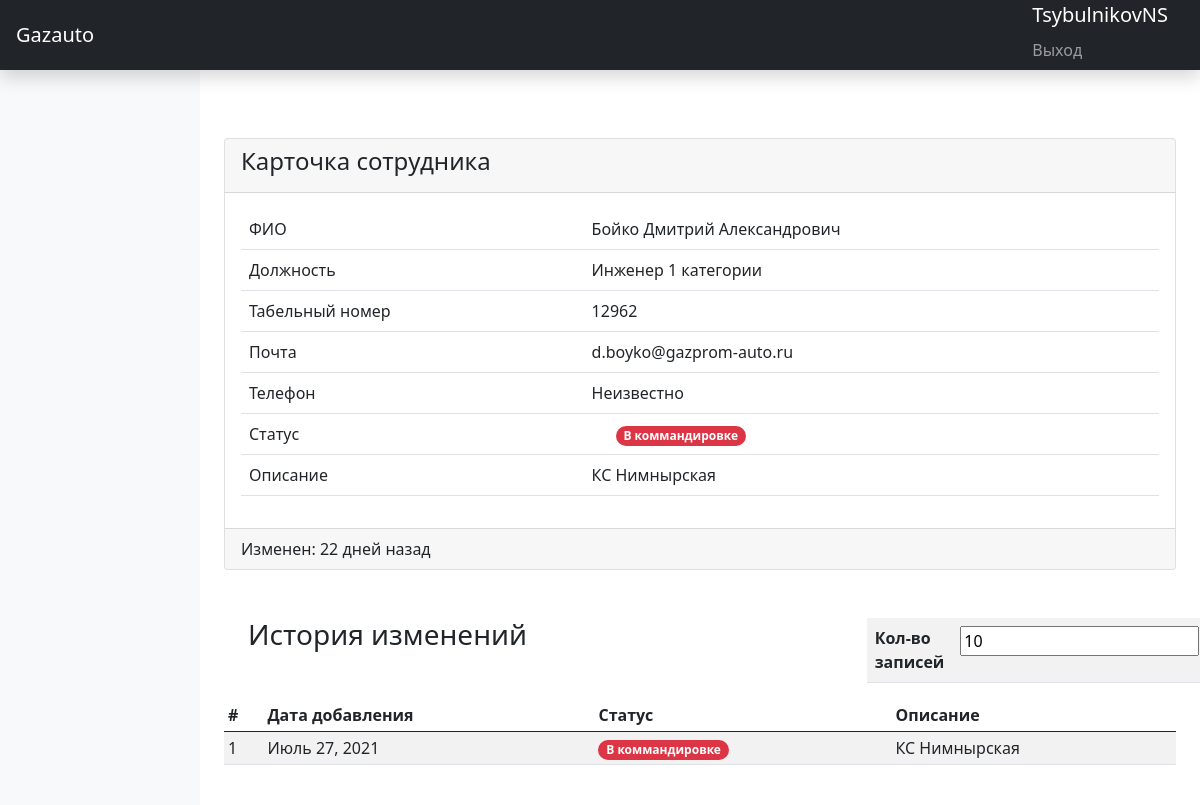
Before: /user/boykoda12962/ (signed in) with the older database file.
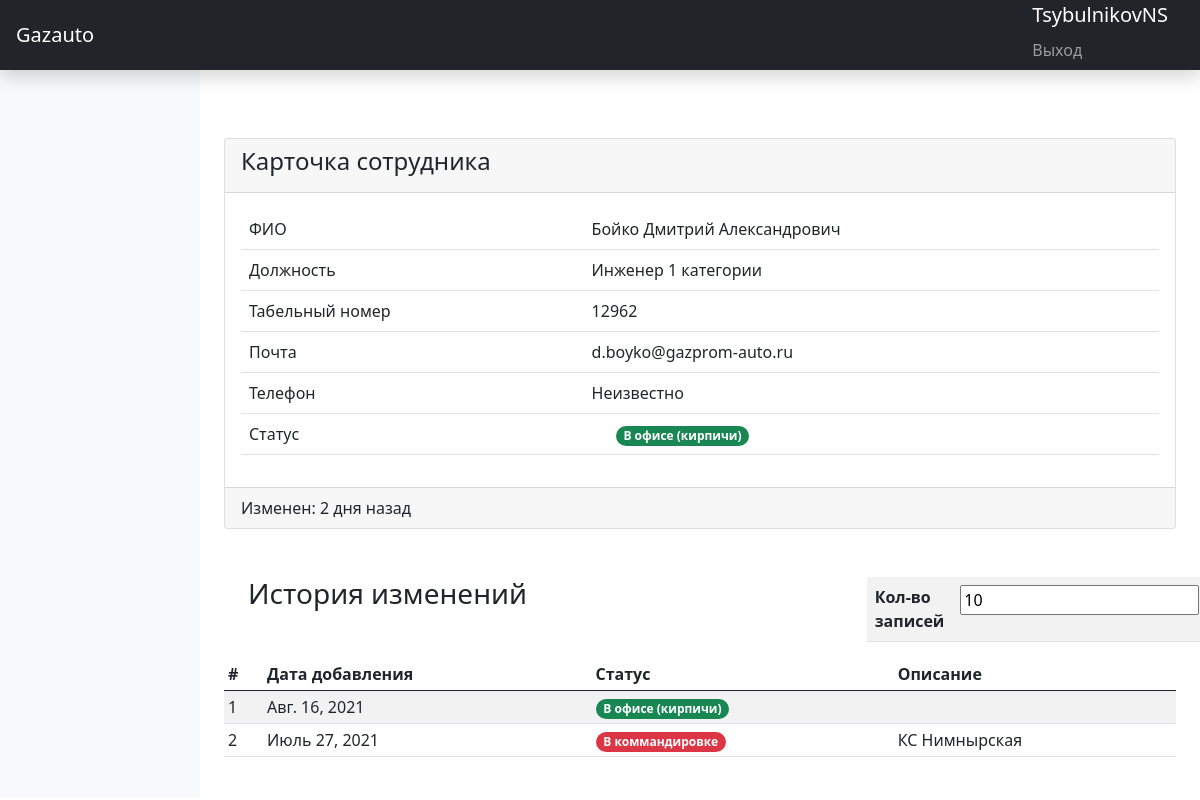
After: the same page with the newer database file.
### statistic_app/models.py (models this page shows, shortened)
class Profile(models.Model):
    user = models.OneToOneField(User, on_delete=models.SET_NULL, null=True, verbose_name="Пользователь")
    father_name = models.CharField("Отчество", max_length=200, blank=True, null=True)
    tabel_num = models.IntegerField(verbose_name="Табельный номер", default=0)
    position = models.CharField("Должность", max_length=200)
    user_location = models.ForeignKey(UserLocation, verbose_name="Местоположение пользователя",
                                      on_delete=models.SET_NULL, null=True)
    url = models.SlugField(max_length=255, unique=True, db_index=True, verbose_name="URL", default=None, null=True,
                           blank=True)
    phone_number = models.CharField(max_length=12, blank=True, null=True)
    description = models.TextField("Описание события", null=True, blank=True)
    class Meta:
        ordering = ['-user.username']
    class Meta:
        verbose_name = "Сотрудник"
        verbose_name_plural = "Сотрудники"

class UserLocation(models.Model):
    BOOTSTRAP4_STYLE = [
        ('badge rounded-pill bg-primary', 'синий'),
        ('badge rounded-pill bg-secondary', 'серый'),
        ('badge rounded-pill bg-success', 'зеленый'),
        ('badge rounded-pill bg-info text-dark', 'голубой'),
        ('badge rounded-pill bg-warning text-dark', 'желтый'),
        ('badge rounded-pill bg-danger', 'красный'),
        ('badge rounded-pill bg-light text-dark', 'светлый'),
        ('badge rounded-pill bg-dark', 'темный')
    ]
    location = models.CharField("Местоположение пользователя", max_length=200, unique=True)
    loc_description = models.TextField("Описание местоположение", blank=True, null=True)
    loc_class = models.CharField("Класс bootstrap", max_length=200, choices=BOOTSTRAP4_STYLE,
                                 default='badge badge-pill bg-dark')
    class Meta:
        verbose_name = "Местоположение"
        verbose_name_plural = "Местоположения"

class UserStatistic(models.Model):
    user_name = models.ForeignKey(Profile, verbose_name="Пользователь", on_delete=models.SET_NULL, null=True)
    user_location = models.ForeignKey(UserLocation, verbose_name="Местоположение пользователя",
                                      on_delete=models.SET_NULL, null=True)
    description = models.TextField("Описание события", null=True, blank=True)
    pub_date = models.DateField('Время публикации', auto_now_add=True)
    class Meta:
        verbose_name = "Статистика пользователя"
        verbose_name_plural = "Статистика пользователей"
    def when_add(self):
        now = timezone.now().date()
        diff = now - self.pub_date
        if diff.days == 0:
            return "Сегодня"
        if diff.days == 1:
            return "1 день назад"
        if diff.days < 5:
            return f"{diff.days} дня назад"
        return f"{diff.days} дней назад"

### statistic_app/views.py (the view, shortened to what this page needs)
# urls.py: path('user/<str:slug>/', UserDetailView.as_view(), name='user_detail'),
class UserDetailView(LoginRequiredMixin, View):
    login_url = '/accounts/login'
    model = Profile
    slug_field = "url"
    template_name = "user/user_detail.html"
    pagination = 10
    def get(self, request, slug):
        contex = self.get_context_data(slug)
        return render(request, self.template_name, contex)
    def get_context_data(self, slug):
        context = {}
        object = get_object_or_404(self.model, url__iexact=slug)
        context['profile'] = get_object_or_404(self.model, url__iexact=slug)
        context['statistics'] = UserStatistic.objects.filter(user_name=object).order_by('-pk')[:self.pagination]
        if context['statistics']:
            context['statistic'] = context['statistics'][0]
        context['pagination'] = self.pagination
        return context

### templates/user/user_detail.html (shortened to what this page needs)
{% extends 'index.html' %}
{% block contents %}
<div class="card">
    <div class="card-header">
        <h4>Карточка сотрудника</h4>
    </div>
    <div class="card-body">
        <table class="table table-hover" id="telemetry_table1">
            <tbody>
            <tr>
                <td>ФИО</td>
                <td>{{ profile.user.last_name }} {{ profile.user.first_name }} {{ profile.father_name }}</td>
            </tr>
            <tr>
                <td>Должность</td>
                <td>{{ profile.position }}</td>
            </tr>
            <tr>
                <td>Табельный номер</td>
                <td>{{ profile.tabel_num }}</td>
            </tr>
            <tr>
                <td>Почта</td>
                <td>{% if profile.user.email %}{{ profile.user.email }}{% else %}Неизвестно{% endif %}</td>
            </tr>
            <tr>
                <td>Телефон</td>
                <td>{% if profile.phone_number %}{{ profile.phone_number }}{% else %}Неизвестно{% endif %}</td>
            </tr>
            <tr>
                <td>Статус</td>
                <td>
                    <div class="container">
                        <div class="row">
                            <div class="col-sm-10">
                                <span class="{{ profile.user_location.loc_class }}">{{ profile.user_location.location }}</span>
                            </div>
                            <div class="col-sm-2">
                            </div>
                        </div>
                    </div>
                </td>
            </tr>
            {% if statistic.description %}
            <tr>
                <td>Описание</td>
                <td>{{ statistic.description }}</td>
            </tr>
            {% endif %}
            </tbody>
        </table>
    </div>
    <div class="card-footer">
        {% if statistic.when_add %}Изменен: {{ statistic.when_add }}{% else %} Дата изменения неизвестна
        {% endif %}
    </div>
</div>
<div class="pt-5 pb-2 mb-3">
    <div class="container">
        <div mt-xl-4>
            <div class="row justify-content-end">
                <div class="col-8">
                    <h3>История изменений</h3>
                </div>
                <div class="col-4">
                    <table class="table table-striped">
                        <tbody>
                        <th scope="col">Кол-во записей</th>
                        <th scope="col"><form action="" method="post">{% csrf_token %}<input type="number" id="replyNumber" min="1" data-bind="value:replyNumber"
                                               name="pagination" value="{{ pagination }}"/></form></th>
                        </tbody>
                    </table>
                </div>
            </div>
        </div>
    </div>
    <div class="table-responsive">
        <table class="table table-striped table-sm">
            <thead>
            <tr>
                <th>#</th>
                <th>Дата добавления</th>
                <th>Статус</th>
                <th>Описание</th>
            </tr>
            </thead>
            <tbody>
            {% for stat in statistics %}
            <tr>
                <td>{{ forloop.counter }}</td>
                <td>{{ stat.pub_date }}</td>
                <td><span class="{{ stat.user_location.loc_class }}">{{ stat.user_location.location }}</span></td>
                <td>{{ stat.description }}</td>
            </tr>
            {% endfor %}
            </tbody>
        </table>
    </div>
</div>
{% endblock %}

Changed rows visible on the page:
changed Profile "Александрович": user_location_id 1 → 2 (drawn); user_location.location "В коммандировке" → "В офисе (кирпичи)"
added UserStatistic: when_add "2 дня назад", pub_date "Авг. 16, 2021", user_location.location "В офисе (кирпичи)"
shown differently, row unchanged: UserStatistic "Июль 27, 2021": description "КС Нимнырская" → (not shown)
Other visible differences:
{{ statistic.when_add }}: "22 дней назад" → "2 дня назад"
text no longer shown: "Описание"
